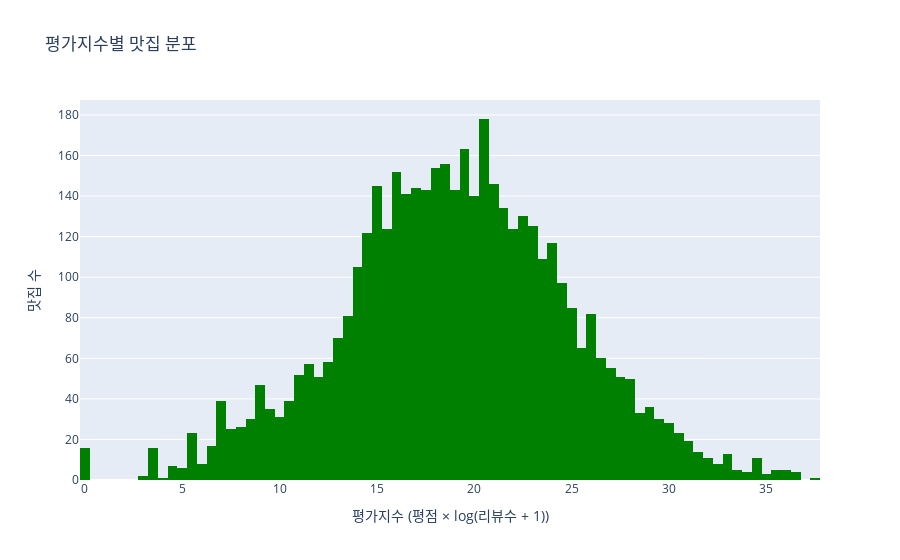

This figure's notebook cell:
### Code cell
import plotly.express as px

fig = px.histogram(restaurant,x='value',title='평가지수별 맛집 분포',color_discrete_sequence=['green'])
fig.update_layout(
    xaxis_title='평가지수 (평점 × log(리뷰수 + 1))',
    yaxis_title='맛집 수'
)
fig.show()

### Figure 1 — Plotly figure (JSON) as saved in the notebook; plotly's stock layout.template omitted (floating-point values rounded to 4 significant figures; data arrays with more than 128 entries replaced by an {"elided": "..."} marker saying what was removed)
{"data": [{"bingroup": "x", "hovertemplate": "value=%{x}<br>count=%{y}<extra></extra>", "legendgroup": "", "marker": {"color": "green", "pattern": {"shape": ""}}, "name": "", "orientation": "v", "showlegend": false, "type": "histogram", "x": {"elided": "4430 float values"}, "xaxis": "x", "yaxis": "y"}], "layout": {"barmode": "relative", "legend": {"tracegroupgap": 0}, "title": {"text": "평가지수별 맛집 분포"}, "xaxis": {"anchor": "y", "domain": [0, 1], "title": {"text": "평가지수 (평점 × log(리뷰수 + 1))"}}, "yaxis": {"anchor": "x", "domain": [0, 1], "title": {"text": "맛집 수"}}}}
